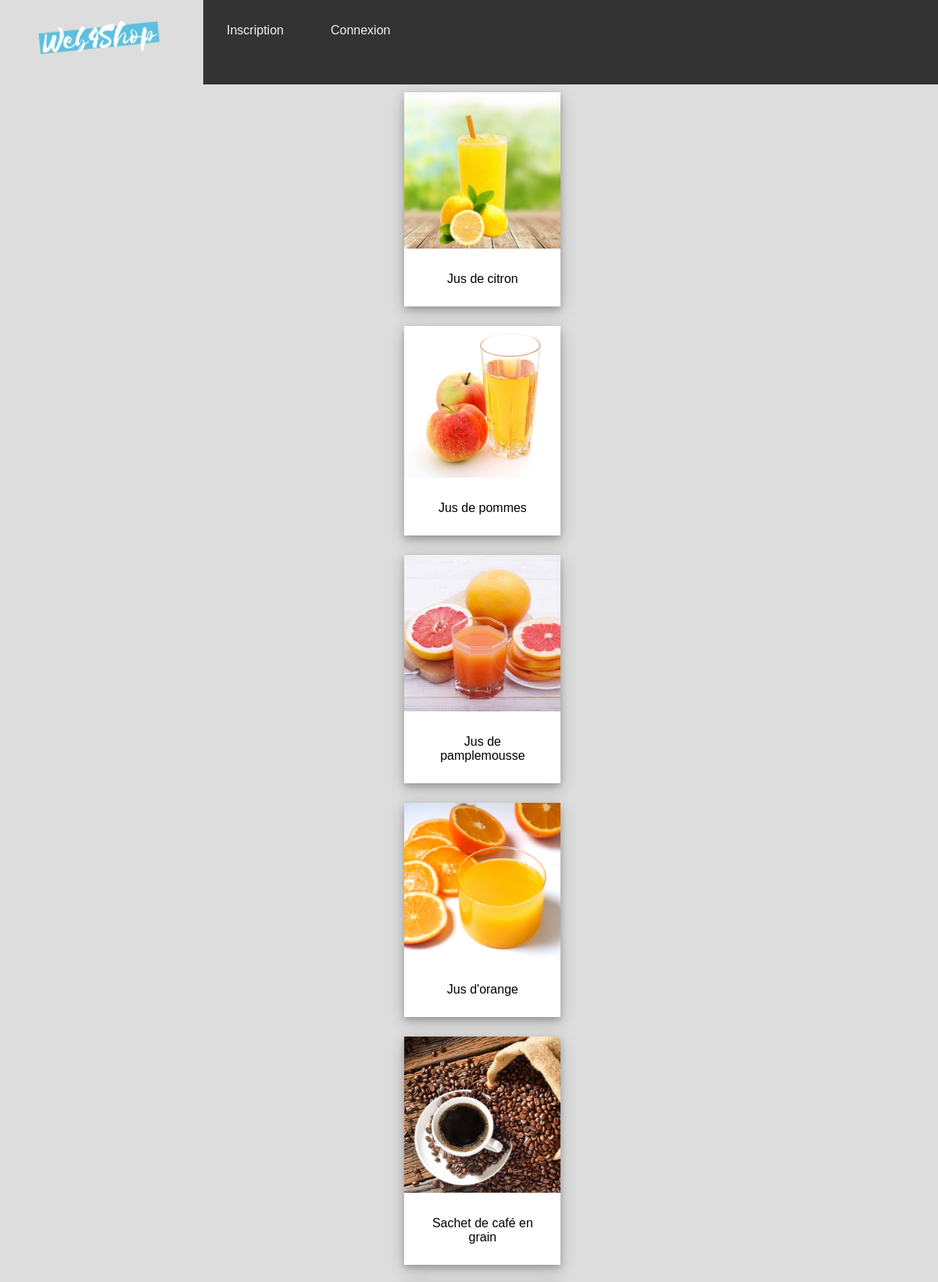
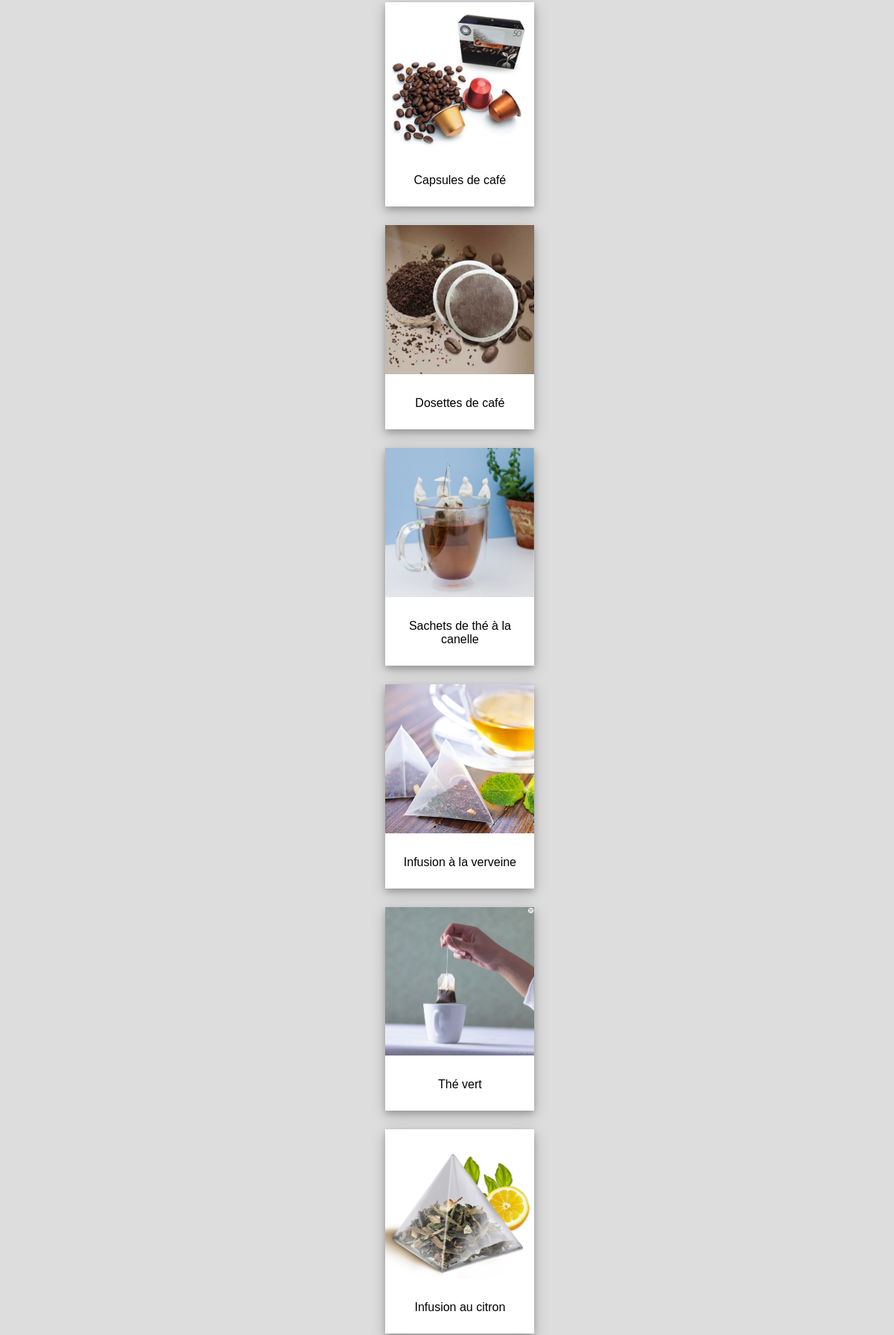
/index.php?vue=produit&action=listeparcategorie&cat=1 (upper part), run on the app's committed database (2 pictures, top to bottom).
### tables this page shows
CREATE TABLE `products` (
  `id` int(11) NOT NULL,
  `cat_id` tinyint(4) NOT NULL,
  `name` varchar(150) NOT NULL,
  `description` text NOT NULL,
  `image` varchar(30) NOT NULL,
  `price` decimal(5,2) NOT NULL,
  `quantity` int(3) NOT NULL
);

### Controleur/controleurListeProduit.php (called while the page is built, shortened)
<?php
require_once 'Modele/produit.php';
class ControleurListeProduit{
    private $produits;
    public function __construct(){
        $this->produits = new Produit();
    }
    public function listeproduitsparcategorie($params){
        $listeProduitsparCategorie=$this->produits->Get_produitsparcategorie($params);
        $vue = new Vue("ListeProduit");
        $vue->generer(array('listeProduitsparCategorie' => $listeProduitsparCategorie));
    }
}

### Modele/produit.php (called while the page is built, shortened)
<?php
require_once 'Modele/Modele.php';
class Produit extends Modele {
    public function Get_produitsparcategorie($idCategory){
        $sql= 'SELECT * FROM products WHERE cat_id = '.$idCategory;
        $produits =$this->executerRequete($sql);
        return $produits;
    }
}

### Modele/modele.php (called while the page is built, shortened)
<?php abstract class Modele {
    private $bdd;
    protected function executerRequete($sql, $params = null){
        if($params == null){
            $resultat = $this->getBDD()->query($sql);
        }
        else{
            $resultat = $this->getBDD()->prepare($sql);
            $resultat->execute($params);
        }
        return $resultat;
    }
    private function getBDD(){
        if($this->bdd == null){
            $this->bdd=new PDO('mysql:host=localhost;dbname=web4shop;charset=utf8','root','');
        }
        return $this->bdd;
    }
}

### index.php (called while the page is built, shortened)
<?php
$routeur = new Routeur();
$routeur->routerRequete();

### Vue/vueListeProduit.php (the view, shortened to what this page needs)
<?php foreach ($listeProduitsparCategorie as $produit): ?>
    <div class="polaroid">
        <a href="<?="index.php?vue=produit&action=affiche&id=".$produit['id']?>"><img src="<?= "Contenu/images/".$produit['image']?>"></a>
        <div class="container">
            <p><?=$produit['name']?><p>
        </div>
    </div>
<?php endforeach; ?>

### Contenu/style.css (style rules this page uses)
* { box-sizing: border-box; font-family: Helvetica; }
body { margin: 0; text-align: center ; }
img { max-width: 200px; height: auto; }
div.polaroid { margin-left:43%; width: 200px; background-color: white; box-shadow: 0 4px 8px 0 rgba(0, 0, 0, 0.2), 0 6px 20px 0 rgba(0, 0, 0, 0.19); margin-bottom: 25px; transition-duration: 0.4s; }
div.container { text-align: center; padding: 10px 20px; }

### data on the page
products: image (picture), name "Jus de citron"
products: image (picture), name "Jus de pommes"
products: image (picture), name "Jus de pamplemousse"
products: image (picture), name "Jus d'orange"
products: image (picture), name "Sachet de café en grain"
products: image (picture), name "Capsules de café"
products: image (picture), name "Dosettes de café"
products: image (picture), name "Sachets de thé à la canelle"
products: image (picture), name "Infusion à la verveine"
products: image (picture), name "Thé vert"
products: image (picture), name "Infusion au citron"
